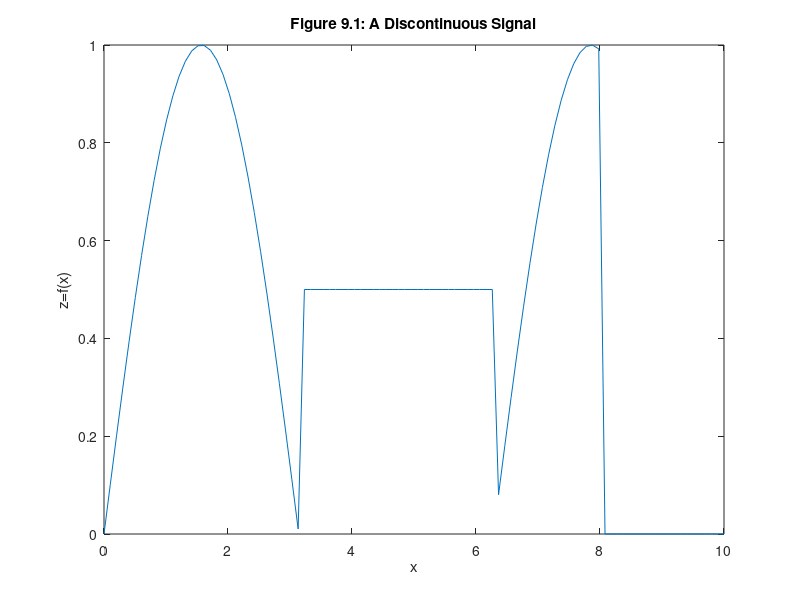

Reproduce this figure in MATLAB.
%(MM0901.m plot)
x = linspace(0,10,100); % create data
y = sin(x); % compute sine
z = (y>=0).*y; % set negative values of sin(x) to zero
z = z + 0.5*(y<0); % where sin(x) is negative add 1/2
z = (x<=8).*z; % set values past x=8 to zero
plot(x,z)
xlabel('x'), ylabel('z=f(x)'),
title('Figure 9.1: A Discontinuous Signal')
